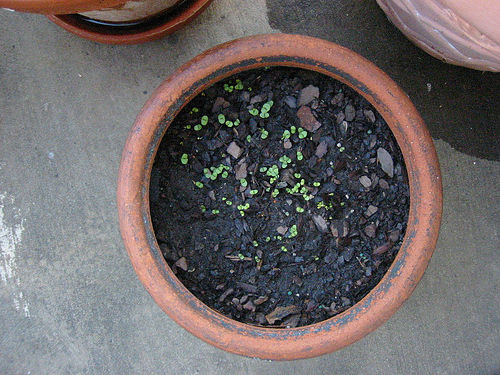
#> input picture dataset/training/images/2008_005874.jpg, 500 x 375 px
$ python first_attempt.py
#> lines starting #> are read from the running program, lines starting #| are printed output that depends on the picture
### src/knn_baseline/util.py
import os
import numpy as np
from PIL import Image
import matplotlib.pyplot as plt
from sklearn.neighbors import KNeighborsClassifier
from typing import Any


######### Methods for loading dataset

def _open_image(path, convert_to):
#> called with convert_to = 'grayscale'
    if convert_to == "RGB":
        return Image.open(path).convert("RGB")
    if convert_to == "grayscale":
        return Image.open(path).convert("L")
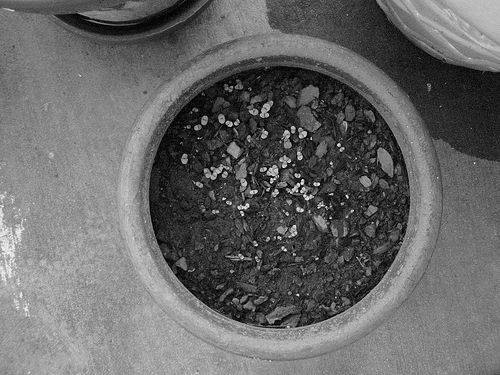
#> returned value: PIL image 500x375 L; min 0, max 254, mean 104.2
    return np.array(Image.open(path))

def _get_file_names(folder):
    return sorted(
        [file for file in os.listdir(folder) if not file.startswith('.')]
    )

def _load_images(folder_path, folder_name, convert_to):
    image_dir_path = os.path.join(folder_path, folder_name)
    filenames = _get_file_names(image_dir_path)
    filepaths = [
        os.path.join(image_dir_path, filename) for filename in filenames
    ]
    return np.stack([_open_image(file, convert_to) for file in filepaths])
#> call 2 of _open_image, with convert_to = 'grayscale'
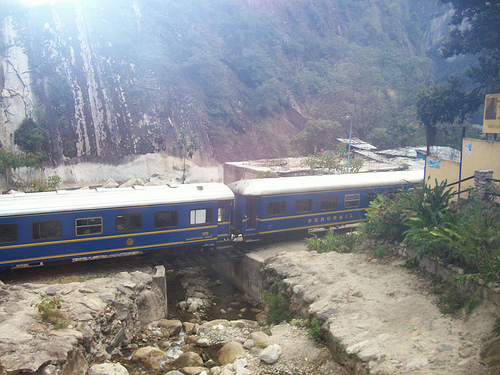
#> input picture dataset/training/images/2008_006655.jpg, 500 x 375 px
#> in _open_image (call 2), `return Image.open(path).convert("L")`:
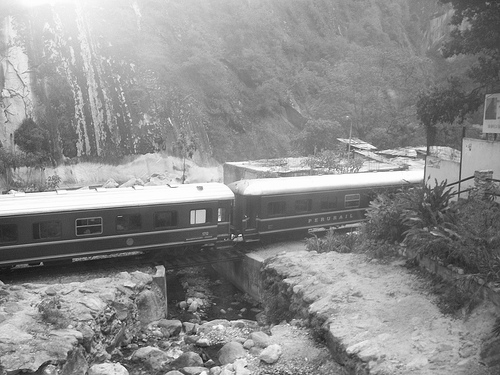
#> returned value: PIL image 500x375 L; min 4, max 255, mean 140.9

# [9 lines left out: functions _get_palette, _get_filenames, not called in this run]

def load_dataset_gray_twice(
    folder_path: str,
    gc_images_dir: str,
    scribbles_dir: str,
    knn_images_dir: str | None = None,
    ground_truth_dir: str | None = None,
) -> tuple[np.ndarray, np.ndarray, np.ndarray, Any]:
    """
    Load images, scribbles, and ground truth masks from a dataset folder.

    Args:
        gc_images_dir: folder name for gc images.
        folder_path (str): Path to the dataset folder (e.g., 'dataset/training').
        knn_images_dir (str): folder name for grayscale images.
        scribbles_dir (str): folder name for scribbles.
        ground_truth_dir (str): folder name for ground truth images.

    Returns:
        images (np.ndarray): Array of shape (N, H, W, 3) with gc images.
        scribbles (np.ndarray): Array of shape (N, H, W) with scribble labels.
        ground_truth (np.ndarray): Array of shape (N, H, W) with class labels.
        filenames (list[str]): List of filenames for storing predictions
        palette (_type_): _description_
    """
    # Load gc and scribbles
    gc_images = _load_images(folder_path, gc_images_dir, "grayscale")
    scribbles = _load_images(folder_path, scribbles_dir, "grayscale")
    filenames = _get_filenames(folder_path, scribbles_dir)

    # Optionally load grayscale
    knn_images = None
    if knn_images_dir:
        knn_images = _load_images(folder_path, knn_images_dir, "grayscale")

    # If no ground truth, return accordingly
    if ground_truth_dir is None:
        if knn_images is not None:
            return gc_images, knn_images, scribbles, filenames
        return gc_images, scribbles, filenames

    # If ground truth present
    ground_truth = _load_images(folder_path, ground_truth_dir, None)
    palette = _get_palette(folder_path, ground_truth_dir, filenames[0])

    if knn_images is not None:
        return gc_images, knn_images, scribbles, ground_truth, filenames, palette
    return gc_images, scribbles, ground_truth, filenames, palette


# [188 lines left out: functions load_dataset_gray_once, store_predictions, segment_with_knn, safe_segment_with_knn, _overlay_scribbles, visualize, not called in this run]

### src/naive_approach/first_attempt.py
import os
import joblib  # for saving/loading models efficiently
import numpy as np
from sklearn.linear_model import LogisticRegression
from sklearn.multioutput import MultiOutputClassifier
from sklearn.decomposition import PCA
from scipy.ndimage import distance_transform_edt

from src.knn_baseline.util import load_dataset_gray_twice
from src.knn_baseline.util import store_predictions

"""
approach:
Multi Output Logistic Regression
One data point is a list of pixels (the image) where each pixel carries the following information (features):
1) r,g,b values
2) scribble values (either 0,1 or 255)
3) The distance to the closest foreground scribble
4) The distance to the closest background scribble
5) A value which somehow defines average color deviation from the neighbouring pixels
"""
####################################
# Helper functions
####################################

# [79 lines left out: functions nearest_distance_to_scribble, gradient_per_pixel, feature_encode, encode_gt_picture, not called in this run]

def decode_pred_picture(prediction_vec: np.ndarray, h = 375, w = 500) -> np.ndarray:
    return prediction_vec.reshape(h, w)

####################################
# Productive code
####################################

# get data
print("Loading data...")
#> (the run stopped early here; a loop or call above may not have finished)
